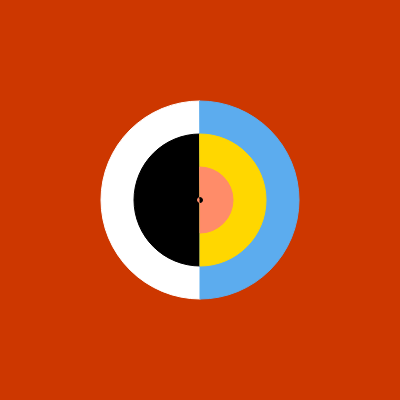
Frame 1 (no input)
Frame 60 (no input): identical to frame 1, image omitted
Frame 120 (the mouse pressed at the canvas centre since frame 60): identical to frame 1, image omitted

The p5.js sketch that drew this single still picture (run headless with seeded random() and noise() and a simulated clock; from frame 60 on, the mouse is pressed at the canvas centre):

// p5.js sketch
// ── sketch.js
function preload(){
  // preload assets
}

function setup() {
  createCanvas(400, 400);
}

function draw() {
  background(205,55,0);

  stroke(255)
  fill(255)
  arc(200,200,198,198,Math.PI/180*90,Math.PI/180*270,PIE)

  stroke(0)
  fill(0)
  arc(200,200,132,132,Math.PI/180*90,Math.PI/180*270,PIE)

  stroke(92,172,238)
  fill(92,172,238)
  arc(200,200,198,198,Math.PI/180*270,Math.PI/180*90,PIE)

  stroke(255,215,0)
  fill(255,215,0)
  arc(200,200,132,132,Math.PI/180*270,Math.PI/180*90,PIE)

  stroke(255,140,105)
  fill(255,140,105)
  arc(200,200,66,66,Math.PI/180*270,Math.PI/180*90,PIE)

  arc(200,200,5,5,Math.PI/180*90,Math.PI/180*270,PIE)

  stroke(0)
  fill(0)
  arc(200,200,5,5,Math.PI/180*270,Math.PI/180*90,PIE)
}
